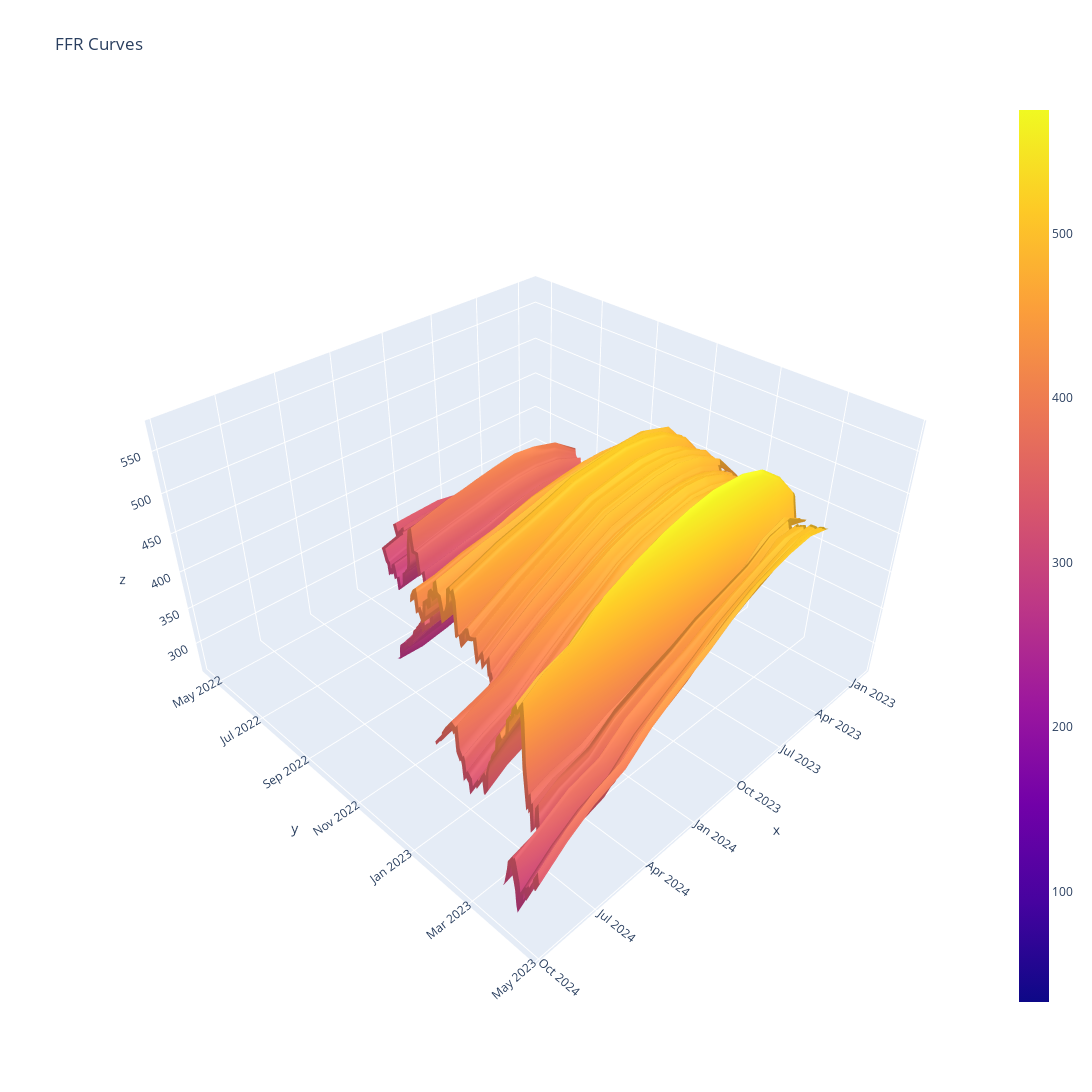

The notebook cell this image was saved under:
### Code cell
x = [i for i in new_df.columns if i != 'DFF']
y = new_df.index
z = new_df.to_numpy()

fig = go.Figure(data=[go.Surface(z=z, x=x, y=y)])
fig.update_layout(title='FFR Curves',
                  width = 1200,
                  height = 1200,
                  scene = {"aspectratio": {"x": 1, "y": 1, "z": .6}})
fig.update_coloraxes(cauto=True)
#fig.update_coloraxes(cmax=2000)
#fig.update_coloraxes(cmin=2000)
fig.show()

### Figure 1 — Plotly figure (JSON) as saved in the notebook; plotly's stock layout.template omitted (floating-point values rounded to 4 significant figures; data arrays with more than 128 entries replaced by an {"elided": "..."} marker saying what was removed)
{"data": [{"type": "surface", "x": ["2022-12-14T00:00:00", "2023-02-01T00:00:00", "2023-03-22T00:00:00", "2023-05-03T00:00:00", "2023-06-14T00:00:00", "2023-07-26T00:00:00", "2023-09-20T00:00:00", "2023-11-01T00:00:00", "2023-12-13T00:00:00", "2024-01-31T00:00:00", "2024-03-20T00:00:00", "2024-05-01T00:00:00", "2024-06-19T00:00:00", "2024-07-31T00:00:00", "2024-09-25T00:00:00"], "y": {"elided": "252 str values"}, "z": {"elided": "252x16 float values"}}], "layout": {"coloraxis": {"cauto": true}, "height": 1200, "scene": {"aspectratio": {"x": 1, "y": 1, "z": 0.6}}, "title": {"text": "FFR Curves"}, "width": 1200}}
